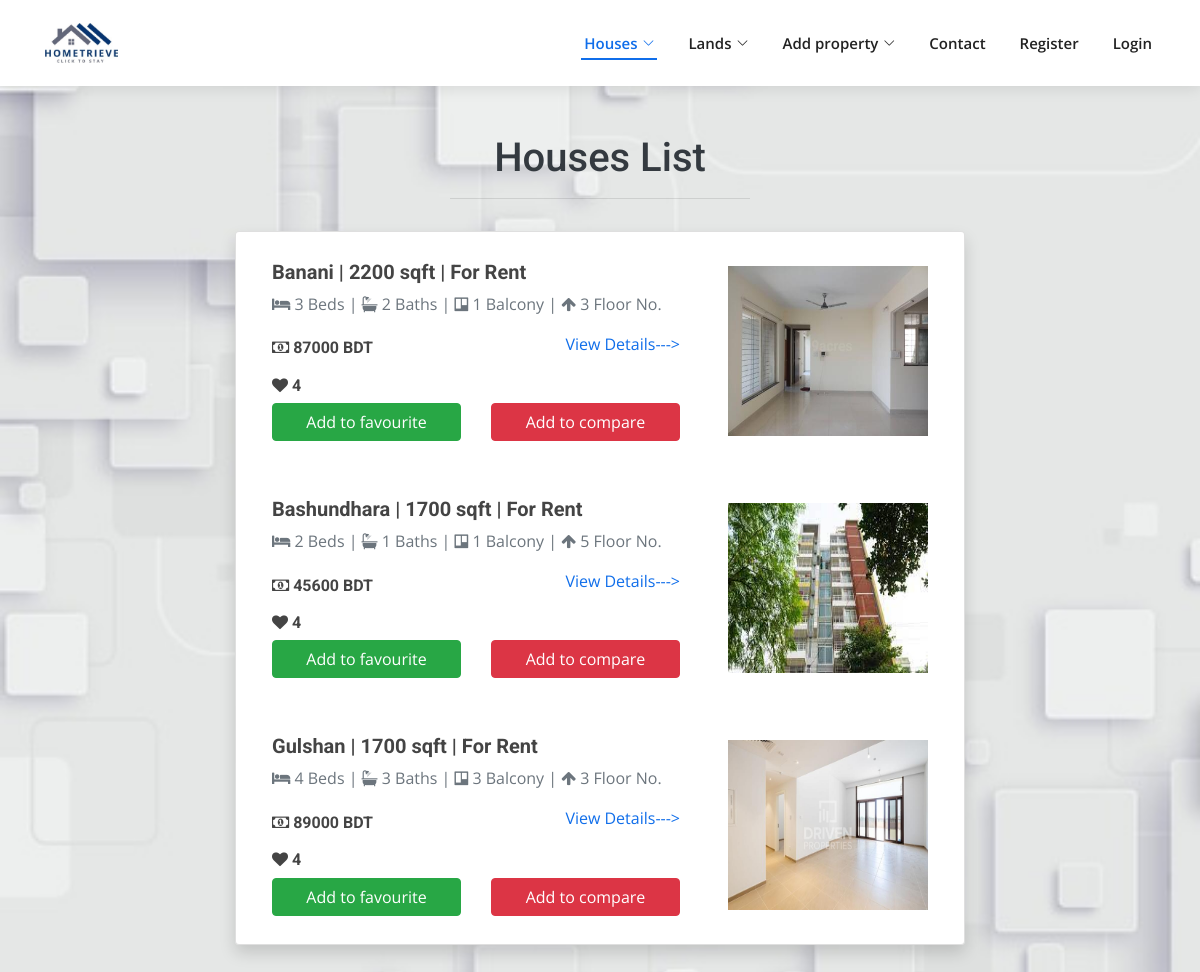
Page /view_houses_rent.php on the committed database.
### tables this page shows
CREATE TABLE `houses` (
  `id` int(6) NOT NULL,
  `user_id` int(6) NOT NULL,
  `owner_name` varchar(255) NOT NULL,
  `owner_email` varchar(255) NOT NULL,
  `owner_contact` varchar(255) NOT NULL,
  `purpose` varchar(255) NOT NULL,
  `type` varchar(255) NOT NULL,
  `location` varchar(255) NOT NULL,
  `address` varchar(255) NOT NULL,
  `area_size` varchar(255) NOT NULL,
  `price` varchar(255) NOT NULL,
  `floor_no` varchar(255) NOT NULL,
  `beds` int(5) NOT NULL,
  `baths` int(5) NOT NULL,
  `balcony` int(5) NOT NULL,
  `description` text NOT NULL,
  `tier` varchar(255) NOT NULL
);

CREATE TABLE `house_image` (
  `house_id` int(6) NOT NULL,
  `image` varchar(255) NOT NULL
);

### view_houses_rent.php (the view, shortened to what this page needs)
<?php
$userid = $_SESSION['userid'];
include 'connection.php';
$sql = "SELECT * FROM houses WHERE purpose='For Rent'";
$result = mysqli_query($conn, $sql);
?>
<!DOCTYPE html>
<html lang="en" dir="ltr">
<head>
  <link rel="stylesheet" href="https://maxcdn.bootstrapcdn.com/bootstrap/4.5.2/css/bootstrap.min.css">
  <link rel="stylesheet" href="https://cdn.jsdelivr.net/npm/bootstrap-icons@1.4.1/font/bootstrap-icons.css">
  <link href="//maxcdn.bootstrapcdn.com/bootstrap/4.0.0/css/bootstrap.min.css" rel="stylesheet" id="bootstrap-css">
  <link rel="stylesheet" href="https://cdnjs.cloudflare.com/ajax/libs/font-awesome/4.7.0/css/font-awesome.min.css">
  <link href="css/style.css" rel="stylesheet">
</head>
<body>
  <header id="header" class="d-flex align-items-center">
    <div class="container d-flex align-items-center justify-content-between">
      <a href="index.php" class="logo"><img src="assets/image/logo1c.jpeg" alt="Hometrieve"></a>
      <nav id="navbar" class="navbar">
        <ul>
          <li class="dropdown"><a class="nav-link scrollto active" href="#team"><span>Houses</span> <i class="bi bi-chevron-down"></i></a>
          </li>
          <li class="dropdown"><a href="#team"><span>Lands</span> <i class="bi bi-chevron-down"></i></a>
          </li>
          <li class="dropdown"><a href="#team"><span>Add property</span> <i class="bi bi-chevron-down"></i></a>
          </li>
          <li><a class="nav-link " href="contact_us.php">Contact</a></li>
          <li><a class="nav-link " href="signup.php">Register</a></li>
          <?php
          if (empty($_SESSION['logged_in'])) echo '<li><a class="nav-link scrollto" href="login.php">Login</a></li>';
          ?>
        </ul>
      </nav>
    </div>
  </header>
  <h1 class="text-center text-dark text-capitalize pt-5">Houses List</h1>
  <hr class="w-25 pt-3">
  <div class="container">
    <div class="row mb-5">
      <div class="col-lg-8 mx-auto">
        <ul class="list-group shadow">
          <?php
          while ($row = mysqli_fetch_array($result)) {
          ?>
            <li class="list-group-item">
              <div class="media align-items-lg-center flex-column flex-lg-row p-3">
                <div class="media-body order-2 order-lg-1">
                  <h5><strong><?php echo $row['location']; ?> | <?php echo $row['area_size']; ?> sqft | <?php echo $row['purpose']; ?></strong></h5>
                  <p class="text-muted"><i class="fa fa-bed"> </i> <?php echo $row['beds']; ?> Beds | <i class="fa fa-bath"></i> <?php echo $row['baths']; ?> Baths | <i class="fa fa-trello"> </i> <?php echo $row['balcony']; ?> Balcony | <i class="fa fa-arrow-up"></i> <?php echo $row['floor_no']; ?> Floor No.</p>
                  <div class="d-flex align-items-center justify-content-between mt-1">
                    <h6><strong><i class="fa fa-money" aria-hidden="true"></i> <?php echo $row['price']; ?> BDT</strong></h6>
                    <?php
                    $dbid = $row['id'];
                    ?>
                    <p><a href="view_house_details.php?id=<?php echo $dbid ?>">View Details---></a></p>
                  </div>
                  <div class="d-flex align-items-center justify-content-between mt-1">
                    <h6><strong><i class="fa fa-heart" aria-hidden="true"></i> 4</strong></h6>
                  </div>
                  <form method="POST">
                    <div class="row">
                      <?php
                      $h_id = $row['id'];
                      $sql = "SELECT house_id FROM favorites where user_id='$userid' AND house_id='$h_id'";
                      $result1 = mysqli_query($conn, $sql);
                      $row1 = mysqli_fetch_array($result1);
                      if ($row1 == NULL) {
                      ?>
                        <div class="col-md-6">
                          <button type="submit" name="favourite" class="btn btn-success btn-block"> Add to favourite </button>
                        </div>
                      <?php } else {
                      ?>
                        <div class="col-md-6">
                          <button type="submit" name="unfavourite" class="btn btn-success btn-block"><i class="fa fa-heart" aria-hidden="true"></i> Favourite </button>
                        </div>
                      <?php } ?>
                      <?php
                      $h_id = $row['id'];
                      $sql = "SELECT house_id FROM compare_list where user_id='$userid' AND house_id='$h_id'";
                      $result1 = mysqli_query($conn, $sql);
                      $row1 = mysqli_fetch_array($result1);
                      if ($row1 == NULL) {
                      ?>
                      <div class="col-md-6">
                        <button type="submit" name="compare" class="btn btn-danger btn-block"> Add to compare </button>
                      </div>
                      <?php } else {
                      ?>
                      <div class="col-md-6">
                        <button type="submit" name="uncompare" class="btn btn-danger btn-block"> <i class="fa fa-check-square-o" aria-hidden="true"></i> Compared already </button>
                      </div>
                      <?php } ?>
                    </div>
                  </form>
                </div>
                <?php
                $dbid = $row['id'];
                $sql = "SELECT image
                            FROM house_image
                            WHERE house_id='$dbid'";
                $result1 = mysqli_query($conn, $sql);
                $rows_img = mysqli_fetch_array($result1);
                ?>
                <img src="assets/uploads/<?php echo $rows_img['image']; ?>" alt="Generic placeholder image" width="200" class="ml-lg-5 order-1 order-lg-2">
              </div>
            </li>
          <?php } ?>
        </ul>
      </div>
    </div>
  </div>
</body>
</html>

### css/style.css (style rules this page uses)
body { font-family: "Open Sans", sans-serif; color: #444444; overflow-x: hidden; }
a { color: #106eea; text-decoration: none; }
h1, h2, h3, h4, h5, h6 { font-family: "Roboto", sans-serif; }
#header { background: #fff; transition: all 0.5s; z-index: 997; height: 86px; box-shadow: 0px 2px 15px rgba(0, 0, 0, 0.1); }
#header .logo { font-size: 30px; margin: 0; padding: 0; line-height: 1; font-weight: 600; letter-spacing: 0.8px; font-family: "Poppins", sans-serif; }
#header .logo img { max-height: 40px; }
.navbar { padding: 0; }
.navbar ul { margin: 0; padding: 0; display: flex; list-style: none; align-items: center; }
.navbar li { position: relative; }
.navbar > ul > li { white-space: nowrap; padding: 10px 0 10px 28px; }
.navbar a { display: flex; align-items: center; justify-content: space-between; padding: 0 3px; font-size: 15px; font-weight: 600; color: #222222; white-space: nowrap; transition: 0.3s; position: relative; }
.navbar a i { font-size: 12px; line-height: 0; margin-left: 5px; }
.navbar > ul > li > a:before { content: ""; position: absolute; width: 100%; height: 2px; bottom: -6px; left: 0; background-color: #106eea; visibility: hidden; width: 0px; transition: all 0.3s ease-in-out 0s; }
.navbar a:hover:before, .navbar li:hover > a:before, .navbar .active:before { visibility: visible; width: 100%; }
.navbar a:hover, .navbar .active, .navbar li:hover > a { color: #106eea; }

### view_houses_rent.php (style rules this page uses)
body { background-image: url('assets/image/ambulancesigncover.jpg'); background-repeat: no-repeat; background-attachment: fixed; background-size: cover; }
.list-group img { height: 170px; width: 200px }

### rows in the picture
houses: location "Banani", area_size "2200", purpose "For Rent", beds "3", baths "2", balcony "1", floor_no "3", price "87000", house_image.image (picture)
houses: location "Bashundhara", area_size "1700", purpose "For Rent", beds "2", baths "1", balcony "1", floor_no "5", price "45600", house_image.image (picture)
houses: location "Gulshan", area_size "1700", purpose "For Rent", beds "4", baths "3", balcony "3", floor_no "3", price "89000", house_image.image (picture)
